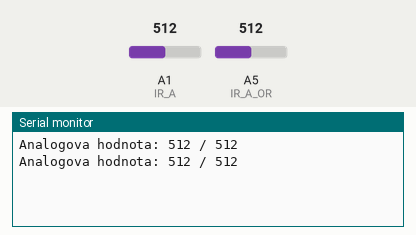
This sketch was run on a simulated Arduino Uno, built with avr-gcc and run on an emulated ATmega328P. On the bench: the last lines printed to the serial monitor. The inputs (shaded band) are chosen by the test bench; at power-on: A1 (IR_A) = 512, A5 (IR_A_OR) = 512.

Above: at 1.8 s.
1.9 s: A1 (IR_A) set to 716
At 2.8 s:
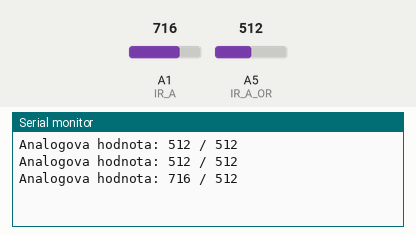
3.4 s: A5 (IR_A_OR) set to 716
At 4.5 s:
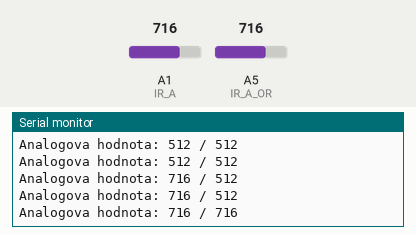
4.9 s: A1 (IR_A) set to 900
At 5.3 s:
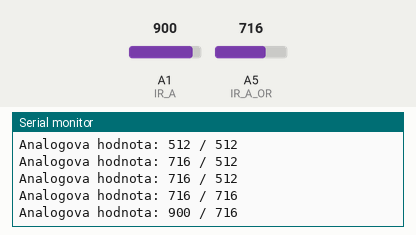
6.4 s: A5 (IR_A_OR) set to 900
At 7.8 s:
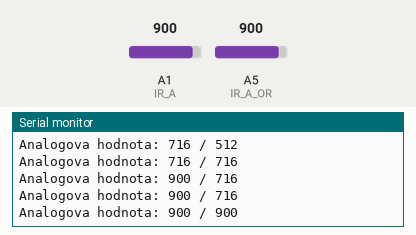
Timing chart, 0 to 8.9 s (numbered marks = the images above; inputs shaded):
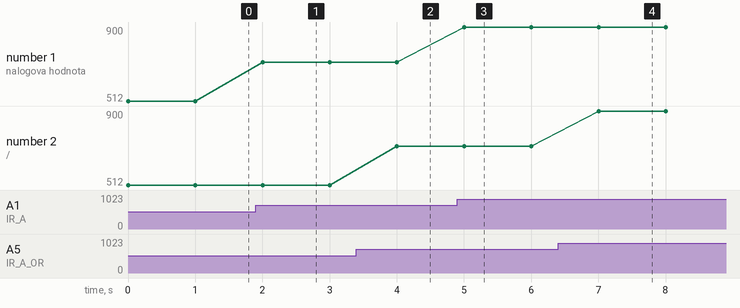

The sketch:

sketch_blackwhite_v2_test01.ino
```cpp
#define IR_A 1

#define IR_A_OR 5

int analog;
int analogOr;

void setup() {
  Serial.begin(9600);
  // put your setup code here, to run once:
  pinMode(IR_A, INPUT);
  pinMode(IR_A_OR, INPUT);
}

void loop() {
    // načtení hodnoty analogového vstupu
  analog = analogRead(IR_A);
  analogOr = analogRead(IR_A_OR);
  Serial.print("Analogova hodnota: ");
  Serial.print(analog);
  Serial.print(" / ");
  Serial.println(analogOr);
  // vyčkej 1 s kvůli zbytečnému množství tisknutých znaků
  delay(1000);
}
```

Measured:
- after the input at 1.9 s, the serial monitor: prints a new line after 0.10 s (image 1)
- after the input at 3.4 s, the serial monitor: prints a new line after 0.60 s (image 2)
- after the input at 4.9 s, the serial monitor: prints a new line after 0.10 s (image 3)
- after the input at 6.4 s, the serial monitor: prints a new line after 0.61 s (image 4)
- plotted number 1: 512 → 716 after the input at 1.9 s, 716 → 900 after the input at 4.9 s
